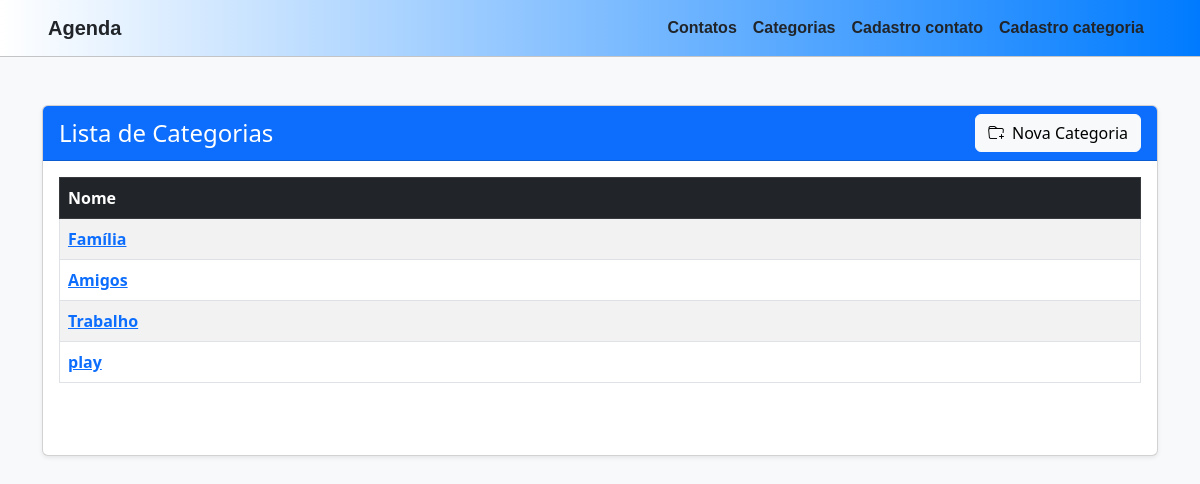
The page /categoria/listagem (signed in) on the database as committed earlier.
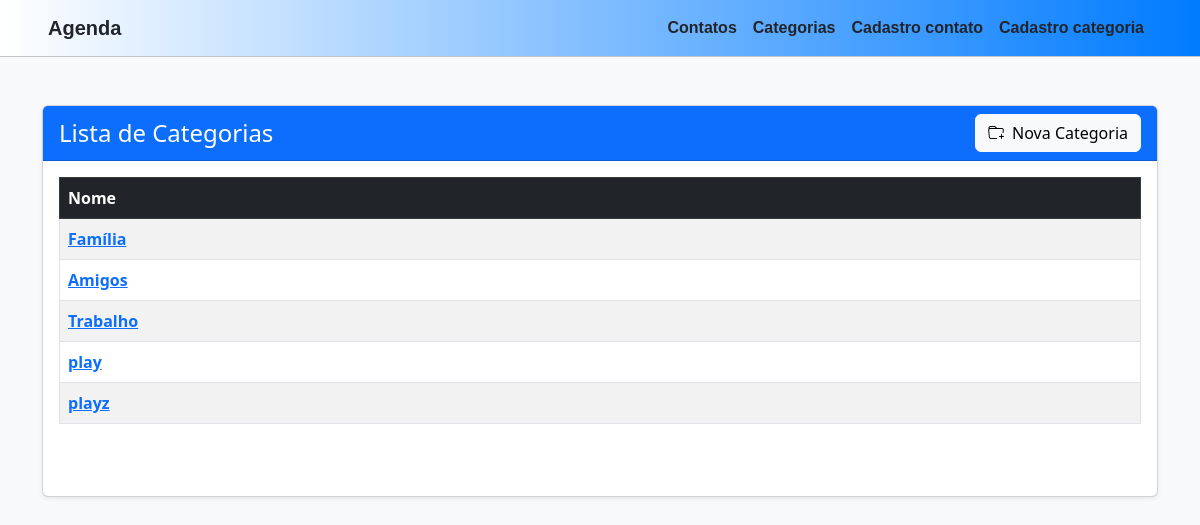
The same page on the database as committed later.
### myapp/models.py (models this page shows, shortened)
class Categoria(models.Model):
    nome = models.CharField(max_length=200, verbose_name="Nome")

### myapp/views.py (the view)
# urls.py: path('categoria/listagem', views.categoria_list_view, name='listagem_categorias'),
@login_required(login_url='login')
def categoria_list_view(request):
            categorias = Categoria.objects.all()
            return render(request, 'myapp/listagem_categorias.html', {'categorias': categorias})

### myapp/templates/myapp/listagem_categorias.html (shortened to what this page needs)
<!DOCTYPE html>
<html lang="pt-br">
<head>
    <link href="https://cdn.jsdelivr.net/npm/bootstrap@5.3.0/dist/css/bootstrap.min.css" rel="stylesheet">
    <link href="https://cdn.jsdelivr.net/npm/bootstrap-icons@1.10.5/font/bootstrap-icons.css" rel="stylesheet">
</head>
<body class="bg-body-tertiary">
    {% include 'myapp/includes/navbar.html' %}
    <main class="container my-5">
        <div class="card shadow-sm">
            <div class="card-header bg-primary text-white d-flex justify-content-between align-items-center">
                <h4 class="mb-0">Lista de Categorias</h4>
                <a href="{% url 'categoria_cadastro' %}" class="btn btn-light">
                    <i class="bi bi-folder-plus me-2"></i>Nova Categoria
                </a>
            </div>
            <div class="card-body">
                <div class="table-responsive">
                    <table class="table table-striped table-hover table-bordered">
                        <thead class="table-dark">
                            <tr>
                                <th scope="col">Nome</th>
                            </tr>
                        </thead>
                        <tbody>
                            {% for categoria in categorias %}
                            <tr>
                                <td>
                                    <a href="{% url 'categoria_detalhe' categoria.id %}" class="text-primary fw-bold">
                                        {{ categoria.nome }}
                                    </a>
                                </td>
                            </tr>
                            {% endfor %}
                        </tbody>
                    </table>
                </div>
                <nav aria-label="Paginação" class="d-flex justify-content-between mt-4">
                </nav>
            </div>
        </div>
    </main>
</body>
</html>

Rows that differ between the two databases and show on the page:
added Categoria: nome "playz"
